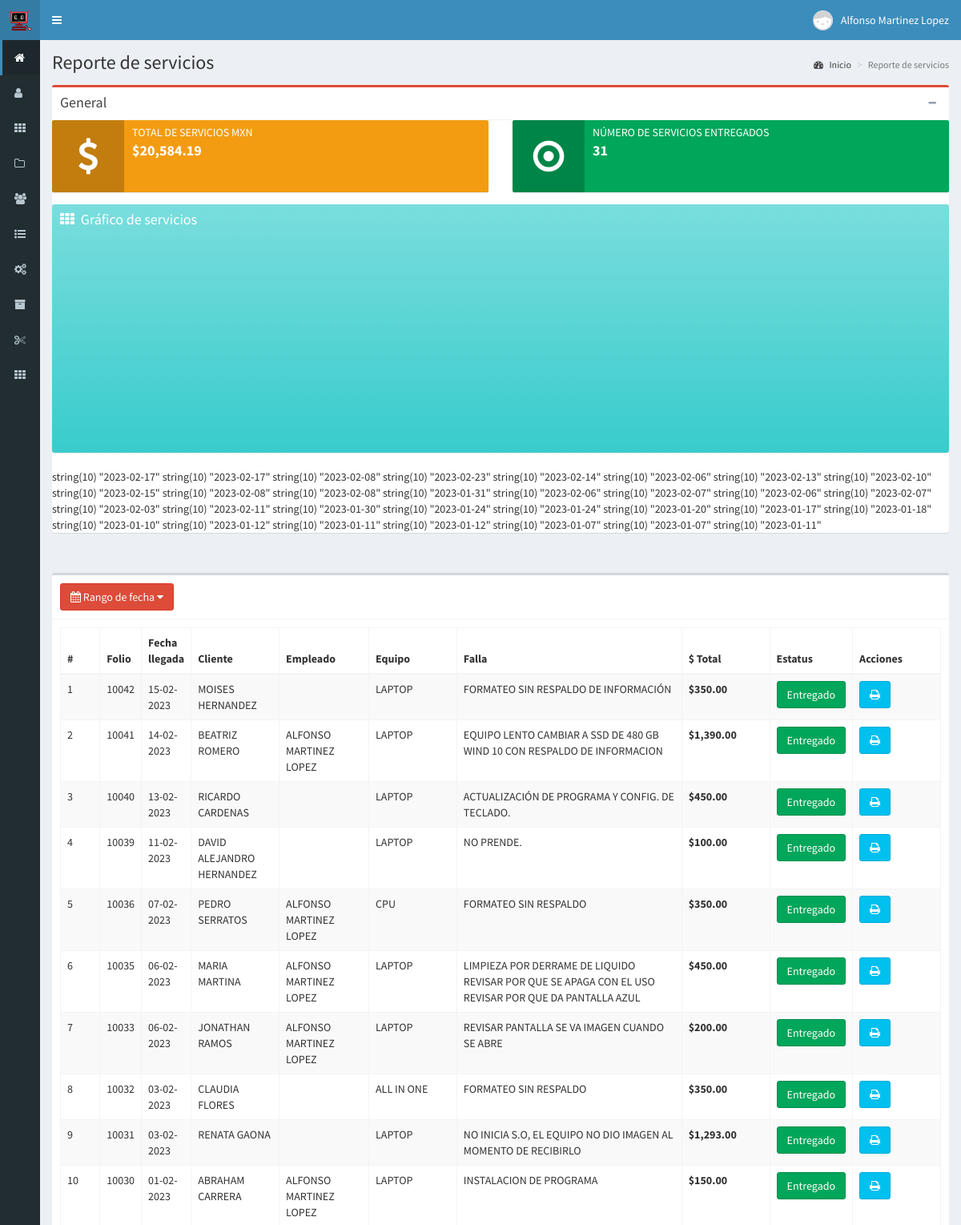
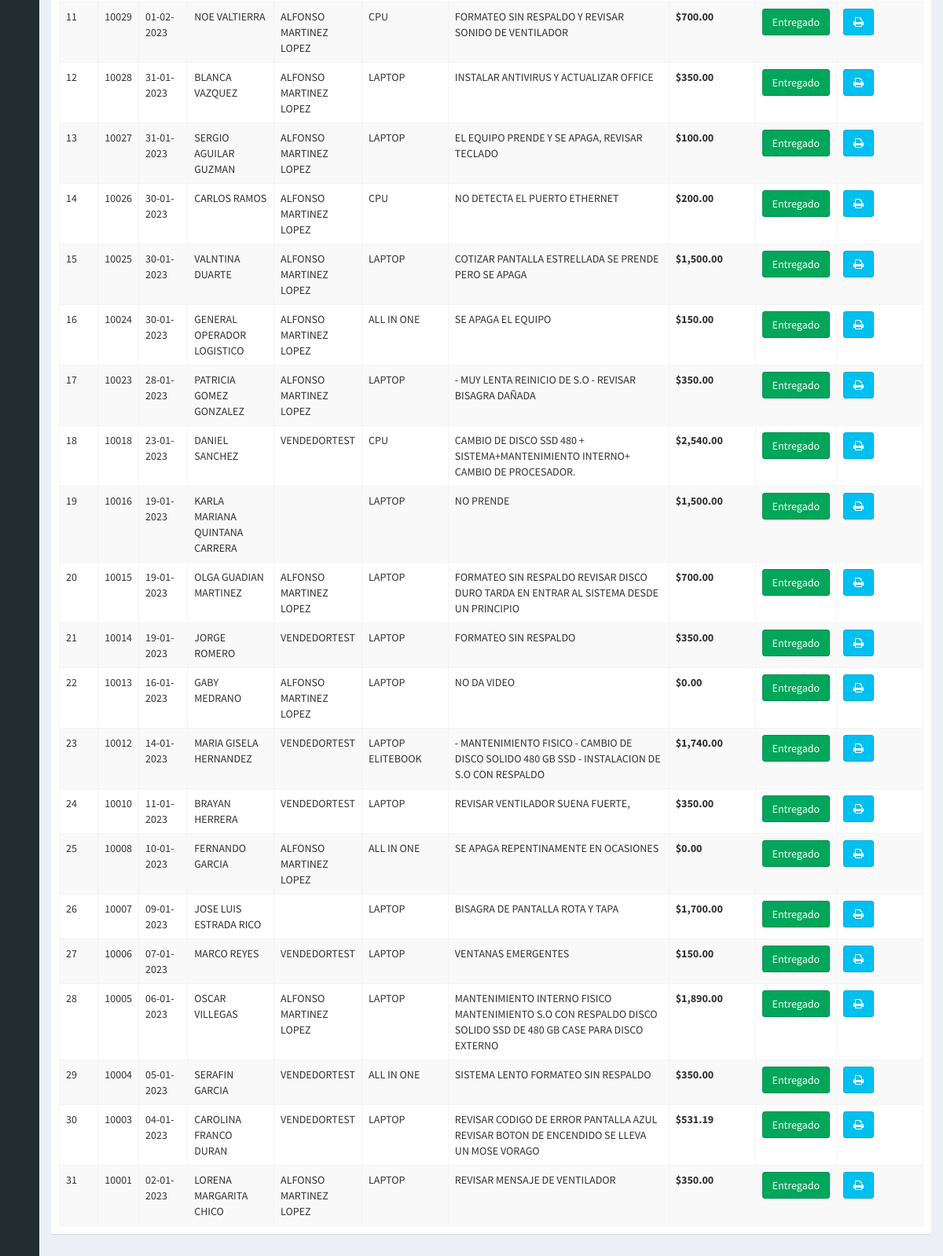
Page /reporteServicios (signed in) on the committed database (2 pictures, top to bottom).
### tables this page shows
CREATE TABLE `servicios` (
  `id` int(11) NOT NULL AUTO_INCREMENT,
  `folio` int(11) DEFAULT NULL,
  `cliente` varchar(255) DEFAULT '',
  `telefono` varchar(255) DEFAULT NULL,
  `id_empleado` int(11) DEFAULT NULL,
  `equipo` varchar(255) DEFAULT NULL,
  `marca` varchar(255) DEFAULT NULL,
  `procesador` varchar(255) DEFAULT NULL,
  `ram` varchar(255) DEFAULT NULL,
  `dd` varchar(255) DEFAULT NULL,
  `ssd` varchar(255) DEFAULT NULL,
  `so` varchar(255) DEFAULT NULL,
  `cargador` varchar(255) DEFAULT NULL,
  `contrasena` varchar(255) DEFAULT NULL,
  `falla` varchar(255) DEFAULT NULL,
  `solucion` varchar(255) DEFAULT NULL,
  `obs` varchar(255) DEFAULT NULL,
  `tipo_servicio` char(255) DEFAULT '',
  `total` float DEFAULT NULL,
  `estatus` tinyint(4) DEFAULT NULL,
  `fecha_entrega` date DEFAULT NULL,
  `fecha_llegada` date DEFAULT NULL,
  `id_caja` int(11) DEFAULT NULL,
  PRIMARY KEY (`id`)
);

CREATE TABLE `usuarios` (
  `id` int(11) NOT NULL AUTO_INCREMENT,
  `nombre` text NOT NULL,
  `usuario` text NOT NULL,
  `password` text NOT NULL,
  `perfil` text NOT NULL,
  `foto` text NOT NULL,
  `estado` int(11) NOT NULL,
  `ultimo_login` datetime NOT NULL,
  `fecha` timestamp NOT NULL DEFAULT CURRENT_TIMESTAMP ON UPDATE CURRENT_TIMESTAMP,
  PRIMARY KEY (`id`)
);

### controladores/plantilla.controlador.php (called while the page is built)
<?php
class ControladorPlantilla{
	static public function ctrPlantilla(){
		include "vistas/plantilla.php";
	}
}

### index.php (called while the page is built, shortened)
<?php
require_once "controladores/plantilla.controlador.php";
require_once "controladores/usuarios.controlador.php";
require_once "controladores/servicios.controlador.php";
require_once "controladores/catalogosSat.controlador.php";
require_once "modelos/usuarios.modelo.php";
require_once "modelos/servicios.modelo.php";
$plantilla = new ControladorPlantilla();
$plantilla -> ctrPlantilla();

### controladores/servicios.controlador.php (called while the page is built, shortened)
<?php
class ControladorServicios
{
	static public function ctrRangoFechasReporteServicios($fechaInicial, $fechaFinal)
	{
		$tabla = "servicios";
		$respuesta = ModeloServicios::mdlRangoFechasReporteServicios($tabla, $fechaInicial, $fechaFinal);
		return $respuesta;
	}
	static public function ctrRangoFechasReporteServiciosGral($fechaInicial, $fechaFinal)
	{
		$tabla = "servicios";
		$respuesta = ModeloServicios::mdlRangoFechasReporteServiciosGral($tabla, $fechaInicial, $fechaFinal);
		return $respuesta;
	}
	static public function ctrRangoFechasServiciosGrafica($fechaInicial, $fechaFinal)
	{
		$tabla = "servicios";
		$respuesta = ModeloServicios::mdlRangoFechasServiciosGrafica($tabla, $fechaInicial, $fechaFinal);
		return $respuesta;
	}
}

### modelos/conexion.php (called while the page is built)
<?php
class Conexion
{
    static public function conectar()
    {
        $link = new PDO("mysql:host=localhost;
                        dbname=bopos",
                        "root",
                        "");
        $link->exec("set names utf8");
        return $link;
    }
}

### modelos/servicios.modelo.php (called while the page is built, shortened)
<?php
require_once "conexion.php";
class ModeloServicios
{
	static public function mdlRangoFechasReporteServicios($tabla, $fechaInicial, $fechaFinal)
	{
		if ($fechaInicial == null) {
			$stmt = Conexion::conectar()->prepare("SELECT * FROM $tabla WHERE estatus = 6 ORDER BY id DESC");
			$stmt->execute();
			return $stmt->fetchAll();
		} else if ($fechaInicial == $fechaFinal) {
			$stmt = Conexion::conectar()->prepare("SELECT * FROM $tabla WHERE fecha_entrega AND estatus = 6 like '%$fechaFinal%'");
			$stmt->bindParam(":fecha", $fechaFinal, PDO::PARAM_STR);
			$stmt->execute();
			return $stmt->fetchAll();
		}
	}
	static public function mdlRangoFechasReporteServiciosGral($tabla, $fechaInicial, $fechaFinal)
	{
		if ($fechaInicial == null) {
			$stmt = Conexion::conectar()->prepare("SELECT SUM(total) AS totalServicios FROM $tabla WHERE estatus = 6");
			$stmt->execute();
			foreach ($stmt as $value) {
				$totalServicios = $value["totalServicios"];
			}
			$stmtNo = Conexion::conectar()->prepare("SELECT COUNT(*) AS totalNoServicios FROM $tabla WHERE estatus = 6");
			$stmtNo->execute();
			foreach ($stmtNo as $value2) {
				$totalNoServicios = $value2["totalNoServicios"];
			}
			$respuesta = array(
				'totalServicio' => $totalServicios,
				'totalNoServicios' => $totalNoServicios
			);
			return $respuesta;
		} else if ($fechaInicial == $fechaFinal) {
			$stmt = Conexion::conectar()->prepare("SELECT SUM(total) AS totalServicios FROM $tabla WHERE fecha_entrega like '%$fechaFinal%' AND estatus = 6 ");
			$stmt->bindParam(":fecha_entrega", $fechaFinal, PDO::PARAM_STR);
			$stmt->execute();
			foreach ($stmt as $value) {
				$totalServicios = $value["totalServicios"];
			}
			$stmtNo = Conexion::conectar()->prepare("SELECT COUNT(*) AS totalNoServicios FROM $tabla WHERE fecha_entrega  like '%$fechaFinal%' AND estatus = 6");
			$stmtNo->bindParam(":fecha_entrega", $fechaFinal, PDO::PARAM_STR);
			$stmtNo->execute();
			foreach ($stmtNo as $value2) {
				$totalNoServicios = $value2["totalNoServicios"];
			}
			$respuesta = array(
				'totalServicio' => $totalServicios,
				'totalNoServicios' => $totalNoServicios
			);
			return $respuesta;
		}
	}
	static public function mdlRangoFechasServiciosGrafica($tabla, $fechaInicial, $fechaFinal)
	{
		if ($fechaInicial == null) {
			$stmt = Conexion::conectar()->prepare("SELECT * FROM $tabla WHERE estatus = 6 ORDER BY id DESC");
			$stmt->execute();
			return $stmt->fetchAll();
		} else if ($fechaInicial == $fechaFinal) {
			$stmt = Conexion::conectar()->prepare("SELECT * FROM $tabla WHERE fecha_entrega like '%$fechaFinal%' AND estatus = 6");
			$stmt->bindParam(":fecha_entrega", $fechaFinal, PDO::PARAM_STR);
			$stmt->execute();
			return $stmt->fetchAll();
		}
	}
}

### controladores/usuarios.controlador.php (called while the page is built, shortened)
<?php
class ControladorUsuarios{
	static public function ctrMostrarUsuarios($item, $valor){
		$tabla = "usuarios";
		$respuesta = ModeloUsuarios::MdlMostrarUsuarios($tabla, $item, $valor);
		return $respuesta;
	}
}

### modelos/usuarios.modelo.php (called while the page is built, shortened)
<?php
require_once "conexion.php";
class ModeloUsuarios{
	static public function mdlMostrarUsuarios($tabla, $item, $valor){
		if($item != null){
			$stmt = Conexion::conectar()->prepare("SELECT * FROM $tabla WHERE $item = :$item");
			$stmt -> bindParam(":".$item, $valor, PDO::PARAM_STR);
			$stmt -> execute();
			return $stmt -> fetch();
		}else{
			$stmt = Conexion::conectar()->prepare("SELECT * FROM $tabla");
			$stmt -> execute();
			return $stmt -> fetchAll();
		}
	}
}

### vistas/modulos/reporteServicios.php (the view, shortened to what this page needs)
<div class="content-wrapper">
    <section class="content-header">
        <h1>
            Reporte de servicios
        </h1>
        <ol class="breadcrumb">
            <li><a href="inicio"><i class="fa fa-dashboard"></i> Inicio</a></li>
            <li class="active">Reporte de servicios</li>
        </ol>
    </section>
    <section class="content">
        <div class="row">
            <div class="col-md-12">
                <div class="box box-danger">
                    <div class="box-header with-border">
                        <h3 class="box-title">General</h3>
                        <div class="box-tools pull-right">
                            <button type="button" class="btn btn-box-tool" data-widget="collapse"><i class="fa fa-minus"></i>
                            </button>
                        </div>
                    </div>
                    <?php
                    if (isset($_GET["fechaInicial"])) {
                        $fechaInicial = $_GET["fechaInicial"];
                        $fechaFinal = $_GET["fechaFinal"];
                    } else {
                        $fechaInicial = null;
                        $fechaFinal = null;
                    }
                    $respuesta = ControladorServicios::ctrRangoFechasReporteServiciosGral($fechaInicial, $fechaFinal);
                    ?>
                    <div class="box-body no-padding" style="">
                        <div class="row">
                            <div class="col-md-6">
                                <div class="info-box bg-yellow">
                                    <span class="info-box-icon"><i class="fa fa-usd"></i></span>
                                    <div class="info-box-content">
                                        <span class="info-box-text">Total de servicios MXN</span>
                                        <span class="info-box-number"><?php echo "$" . number_format($respuesta["totalServicio"], 2); ?></span>
                                    </div>
                                </div>
                            </div>
                            <div class="col-md-6">
                                <div class="info-box bg-green">
                                    <span class="info-box-icon"><i class="fa fa-dot-circle-o"></i></span>
                                    <div class="info-box-content">
                                        <span class="info-box-text">Número de servicios entregados</span>
                                        <span class="info-box-number"><?php echo $respuesta["totalNoServicios"]; ?></span>
                                    </div>
                                </div>
                            </div>
                        </div>
                        <div class="row">
                            <div class="col-md-12">
                                <div class="box box-solid bg-teal-gradient">
                                    <div class="box-header">
                                        <i class="fa fa-th"></i>
                                        <h3 class="box-title">Gráfico de servicios</h3>
                                    </div>
                                    <div class="box-body border-radius-none nuevoGraficoVentas">
                                        <div class="chart" id="line-chart-ventas" style="height: 250px;"></div>
                                    </div>
                                </div>
                                <?php
                                if (isset($_GET["fechaInicial"])) {
                                    $fechaInicial = $_GET["fechaInicial"];
                                    $fechaFinal = $_GET["fechaFinal"];
                                } else {
                                    $fechaInicial = null;
                                    $fechaFinal = null;
                                }
                                $respuesta = ControladorServicios::ctrRangoFechasServiciosGrafica($fechaInicial, $fechaFinal);
                                $arrayFechas = array();
                                foreach ($respuesta as $key => $value) {
                                    $fecha = substr($value["fecha_entrega"], 0, 10);
                                    var_dump($fecha);
                                    array_push($arrayFechas, $fecha);
                                }
                                $noRepetirFechas = array_unique($arrayFechas);
                                ?>
                            </div>
                        </div>
                    </div>
                </div>
            </div>
        </div>
    </section>
    <section class="content">
        <div class="box">
            <div class="box-header with-border">
                <button type="button" class="btn btn-danger pull-left" id="daterangeReporteServicio-btn">
                    <span>
                        <i class="fa fa-calendar"></i>
                        <?php
                        if (isset($_GET["fechaInicial"])) {
                            echo $_GET["fechaInicial"] . " - " . $_GET["fechaFinal"];
                        } else {
                            echo 'Rango de fecha';
                        }
                        ?>
                    </span>
                    <i class="fa fa-caret-down"></i>
                </button>
            </div>
            <div class="box-body">
                <table class="table table-bordered table-striped dt-responsive tablas" width="100%">
                    <thead>
                        <tr>
                            <th style="width:5px">#</th>
                            <th width="1%">Folio</th>
                            <th width="1%">Fecha llegada</th>
                            <th width="10%">Cliente</th>
                            <th width="10%">Empleado</th>
                            <th width="10%">Equipo</th>
                            <th style="width:150px">Falla</th>
                            <th width="10%">$ Total</th>
                            <th width="1%">Estatus</th>
                            <th width="10%">Acciones</th>
                        </tr>
                    </thead>
                    <tbody>
                        <?php
                        if (isset($_GET["fechaInicial"])) {
                            $fechaInicial = $_GET["fechaInicial"];
                            $fechaFinal = $_GET["fechaFinal"];
                        } else {
                            $fechaInicial = null;
                            $fechaFinal = null;
                        }
                        $respuesta = ControladorServicios::ctrRangoFechasReporteServicios($fechaInicial, $fechaFinal);
                        foreach ($respuesta as $key => $value) {
                            $fechaLlegada =  date("d-m-Y", strtotime($value["fecha_llegada"]));
                            echo ' <tr>
                                    <td>' . ($key + 1) . '</td>
                                    <td class="text-uppercase">' . $value["folio"] . '</td>
                                    <td class="text-uppercase">' . $fechaLlegada . '</td>';
                            echo '<td class="text-uppercase">' . $value["cliente"] . '</td>';
                            $itemEmpleado = "id";
                            $valorEmpleado = $value["id_empleado"];
                            $respuestaEmpleado = ControladorUsuarios::ctrMostrarUsuarios($itemEmpleado, $valorEmpleado);
                            echo '<td class="text-uppercase">' . $respuestaEmpleado["nombre"] . '</td>';
                            echo '<td class="text-uppercase">' . $value["equipo"] . '</td>
                                  <td class="text-uppercase">' . $value["falla"] . '</td>
                                  <td class="text-uppercase"><b>$' . number_format($value["total"], 2). '</b></td>';
                            if ($value["estatus"] == 1) {
                                echo '<td class="text-uppercase"><button class="btn btn-primary">Abierto</button></td>';
                            } else if ($value["estatus"] == 2) {
                                echo '<td class="text-uppercase"><button class="btn btn-warning">En proceso (Trabajando)</button></td>';
                            } else if ($value["estatus"] == 3) {
                                echo '<td class="text-uppercase"><button class="btn btn-info">Terminado</button></td>';
                            } else if ($value["estatus"] == 4) {
                                echo '<td class="text-uppercase"><button class="btn btn-default">Suspendido</button></td>';
                            } else if ($value["estatus"] == 5) {
                                echo '<td class="text-uppercase"><button class="btn btn-danger">Cancelado</button></td>';
                            } else if ($value["estatus"] == 6) {
                                echo '<td class="text-uppercase"><button class="btn btn-success">Entregado</button></td>';
                            }
                            echo '<td>
                                 <div class="btn-group">
                                <button class="btn btn-info btnImprimirServcio" codigoServicio="' . $value["id"] . '"><i class="fa fa-print"></i>
                                </button>';
                            echo '</div>
                                </td>
                                </tr>';
                        }
                        ?>
                    </tbody>
                </table>
            </div>
        </div>
    </section>
</div>

### rows in the picture
servicios: folio "10042", fecha_llegada "15-02-2023", cliente "MOISES HERNANDEZ", equipo "LAPTOP", falla "FORMATEO SIN RESPALDO DE INFORMACIÓN", total "350.00", estatus "Entregado"
servicios: folio "10041", fecha_llegada "14-02-2023", cliente "BEATRIZ ROMERO", usuarios.nombre "ALFONSO MARTINEZ LOPEZ", equipo "LAPTOP", falla "EQUIPO LENTO CAMBIAR A SSD DE 480 GB WIND 10 CON RESPALDO DE INFORMACION", total "1,390.00", estatus "Entregado"
servicios: folio "10040", fecha_llegada "13-02-2023", cliente "RICARDO CARDENAS", equipo "LAPTOP", falla "ACTUALIZACIÓN DE PROGRAMA Y CONFIG. DE TECLADO.", total "450.00", estatus "Entregado"
servicios: folio "10039", fecha_llegada "11-02-2023", cliente "DAVID ALEJANDRO HERNANDEZ", equipo "LAPTOP", falla "NO PRENDE.", total "100.00", estatus "Entregado"
servicios: folio "10036", fecha_llegada "07-02-2023", cliente "PEDRO SERRATOS", usuarios.nombre "ALFONSO MARTINEZ LOPEZ", equipo "CPU", falla "FORMATEO SIN RESPALDO", total "350.00", estatus "Entregado"
servicios: folio "10035", fecha_llegada "06-02-2023", cliente "MARIA MARTINA", usuarios.nombre "ALFONSO MARTINEZ LOPEZ", equipo "LAPTOP", falla "LIMPIEZA POR DERRAME DE LIQUIDO REVISAR POR QUE SE APAGA CON EL USO REVISAR POR QUE DA PANTALLA AZUL", total "450.00", estatus "Entregado"
servicios: folio "10033", fecha_llegada "06-02-2023", cliente "JONATHAN RAMOS", usuarios.nombre "ALFONSO MARTINEZ LOPEZ", equipo "LAPTOP", falla "REVISAR PANTALLA SE VA IMAGEN CUANDO SE ABRE", total "200.00", estatus "Entregado"
servicios: folio "10032", fecha_llegada "03-02-2023", cliente "CLAUDIA FLORES", equipo "ALL IN ONE", falla "FORMATEO SIN RESPALDO", total "350.00", estatus "Entregado"
servicios: folio "10031", fecha_llegada "03-02-2023", cliente "RENATA GAONA", equipo "LAPTOP", falla "NO INICIA S.O, EL EQUIPO NO DIO IMAGEN AL MOMENTO DE RECIBIRLO", total "1,293.00", estatus "Entregado"
servicios: folio "10030", fecha_llegada "01-02-2023", cliente "ABRAHAM CARRERA", usuarios.nombre "ALFONSO MARTINEZ LOPEZ", equipo "LAPTOP", falla "INSTALACION DE PROGRAMA", total "150.00", estatus "Entregado"
servicios: folio "10029", fecha_llegada "01-02-2023", cliente "NOE VALTIERRA", usuarios.nombre "ALFONSO MARTINEZ LOPEZ", equipo "CPU", falla "FORMATEO SIN RESPALDO Y REVISAR SONIDO DE VENTILADOR", total "700.00", estatus "Entregado"
servicios: folio "10028", fecha_llegada "31-01-2023", cliente "BLANCA VAZQUEZ", usuarios.nombre "ALFONSO MARTINEZ LOPEZ", equipo "LAPTOP", falla "INSTALAR ANTIVIRUS Y ACTUALIZAR OFFICE", total "350.00", estatus "Entregado"
servicios: folio "10027", fecha_llegada "31-01-2023", cliente "SERGIO AGUILAR GUZMAN", usuarios.nombre "ALFONSO MARTINEZ LOPEZ", equipo "LAPTOP", falla "EL EQUIPO PRENDE Y SE APAGA, REVISAR TECLADO", total "100.00", estatus "Entregado"
servicios: folio "10026", fecha_llegada "30-01-2023", cliente "CARLOS RAMOS", usuarios.nombre "ALFONSO MARTINEZ LOPEZ", equipo "CPU", falla "NO DETECTA EL PUERTO ETHERNET", total "200.00", estatus "Entregado"
servicios: folio "10025", fecha_llegada "30-01-2023", cliente "VALNTINA DUARTE", usuarios.nombre "ALFONSO MARTINEZ LOPEZ", equipo "LAPTOP", falla "COTIZAR PANTALLA ESTRELLADA SE PRENDE PERO SE APAGA", total "1,500.00", estatus "Entregado"
servicios: folio "10024", fecha_llegada "30-01-2023", cliente "GENERAL OPERADOR LOGISTICO", usuarios.nombre "ALFONSO MARTINEZ LOPEZ", equipo "ALL IN ONE", falla "SE APAGA EL EQUIPO", total "150.00", estatus "Entregado"
servicios: folio "10023", fecha_llegada "28-01-2023", cliente "PATRICIA GOMEZ GONZALEZ", usuarios.nombre "ALFONSO MARTINEZ LOPEZ", equipo "LAPTOP", falla "- MUY LENTA REINICIO DE S.O - REVISAR BISAGRA DAÑADA", total "350.00", estatus "Entregado"
servicios: folio "10018", fecha_llegada "23-01-2023", cliente "DANIEL SANCHEZ", usuarios.nombre "VENDEDORTEST", equipo "CPU", falla "CAMBIO DE DISCO SSD 480 + SISTEMA+MANTENIMIENTO INTERNO+ CAMBIO DE PROCESADOR.", total "2,540.00", estatus "Entregado"
servicios: folio "10016", fecha_llegada "19-01-2023", cliente "KARLA MARIANA QUINTANA CARRERA", equipo "LAPTOP", falla "NO PRENDE", total "1,500.00", estatus "Entregado"
servicios: folio "10015", fecha_llegada "19-01-2023", cliente "OLGA GUADIAN MARTINEZ", usuarios.nombre "ALFONSO MARTINEZ LOPEZ", equipo "LAPTOP", falla "FORMATEO SIN RESPALDO REVISAR DISCO DURO TARDA EN ENTRAR AL SISTEMA DESDE UN PRINCIPIO", total "700.00", estatus "Entregado"
servicios: folio "10014", fecha_llegada "19-01-2023", cliente "JORGE ROMERO", usuarios.nombre "VENDEDORTEST", equipo "LAPTOP", falla "FORMATEO SIN RESPALDO", total "350.00", estatus "Entregado"
servicios: folio "10013", fecha_llegada "16-01-2023", cliente "GABY MEDRANO", usuarios.nombre "ALFONSO MARTINEZ LOPEZ", equipo "LAPTOP", falla "NO DA VIDEO", total "0.00", estatus "Entregado"
servicios: folio "10012", fecha_llegada "14-01-2023", cliente "MARIA GISELA HERNANDEZ", usuarios.nombre "VENDEDORTEST", equipo "LAPTOP ELITEBOOK", falla "- MANTENIMIENTO FISICO - CAMBIO DE DISCO SOLIDO 480 GB SSD - INSTALACION DE S.O CON RESPALDO", total "1,740.00", estatus "Entregado"
servicios: folio "10010", fecha_llegada "11-01-2023", cliente "BRAYAN HERRERA", usuarios.nombre "VENDEDORTEST", equipo "LAPTOP", falla "REVISAR VENTILADOR SUENA FUERTE,", total "350.00", estatus "Entregado"
servicios: folio "10008", fecha_llegada "10-01-2023", cliente "FERNANDO GARCIA", usuarios.nombre "ALFONSO MARTINEZ LOPEZ", equipo "ALL IN ONE", falla "SE APAGA REPENTINAMENTE EN OCASIONES", total "0.00", estatus "Entregado"
servicios: folio "10007", fecha_llegada "09-01-2023", cliente "JOSE LUIS ESTRADA RICO", equipo "LAPTOP", falla "BISAGRA DE PANTALLA ROTA Y TAPA", total "1,700.00", estatus "Entregado"
servicios: folio "10006", fecha_llegada "07-01-2023", cliente "MARCO REYES", usuarios.nombre "VENDEDORTEST", equipo "LAPTOP", falla "VENTANAS EMERGENTES", total "150.00", estatus "Entregado"
servicios: folio "10005", fecha_llegada "06-01-2023", cliente "OSCAR VILLEGAS", usuarios.nombre "ALFONSO MARTINEZ LOPEZ", equipo "LAPTOP", falla "MANTENIMIENTO INTERNO FISICO MANTENIMIENTO S.O CON RESPALDO DISCO SOLIDO SSD DE 480 GB CASE PARA DISCO EXTERNO", total "1,890.00", estatus "Entregado"
servicios: folio "10004", fecha_llegada "05-01-2023", cliente "SERAFIN GARCIA", usuarios.nombre "VENDEDORTEST", equipo "ALL IN ONE", falla "SISTEMA LENTO FORMATEO SIN RESPALDO", total "350.00", estatus "Entregado"
servicios: folio "10003", fecha_llegada "04-01-2023", cliente "CAROLINA FRANCO DURAN", usuarios.nombre "VENDEDORTEST", equipo "LAPTOP", falla "REVISAR CODIGO DE ERROR PANTALLA AZUL REVISAR BOTON DE ENCENDIDO SE LLEVA UN MOSE VORAGO", total "531.19", estatus "Entregado"
servicios: folio "10001", fecha_llegada "02-01-2023", cliente "LORENA MARGARITA CHICO", usuarios.nombre "ALFONSO MARTINEZ LOPEZ", equipo "LAPTOP", falla "REVISAR MENSAJE DE VENTILADOR", total "350.00", estatus "Entregado"

### other values in the picture
$_SESSION["nombre"] "Alfonso Martinez Lopez"
$respuesta["totalServicio"] "20,584.19"
$respuesta["totalNoServicios"] "31"
